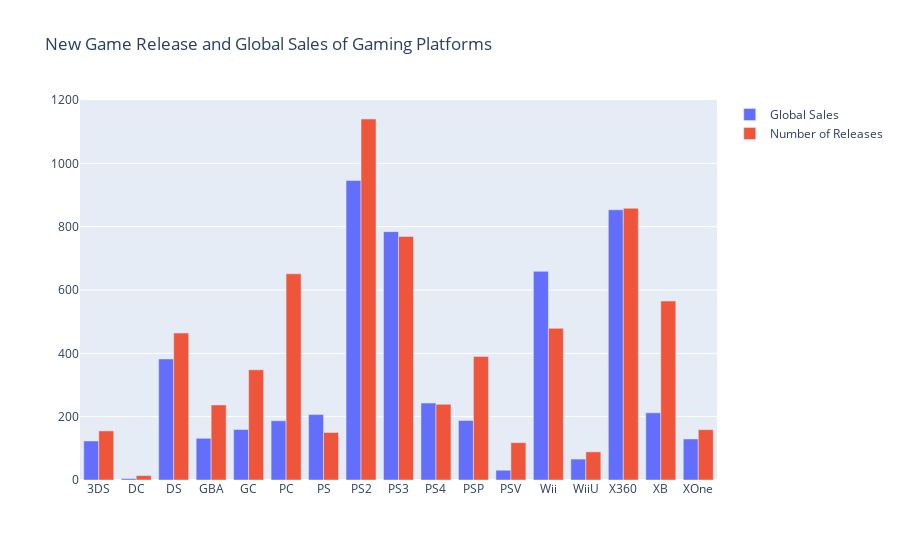

The code cell stored with this chart in its notebook:
### Code cell
trace_plat_sale = go.Bar(x = plat_data.index, 
                         y = plat_data["Global_Sales"],
                         name = "Global Sales")

trace_plat_release = go.Bar(x = plat_data.index, 
                            y = plat_data["Number_of_Release"], 
                            name = "Number of Releases")

bars = [trace_plat_sale, trace_plat_release]
layout2 = {"title" : "New Game Release and Global Sales of Gaming Platforms"}
fig2 = go.Figure(data = bars, layout = layout2)
iplot(fig2)

### Figure 1 — Plotly figure (JSON) as saved in the notebook; plotly's stock layout.template omitted (floating-point values rounded to 4 significant figures)
{"data": [{"name": "Global Sales", "type": "bar", "x": ["3DS", "DC", "DS", "GBA", "GC", "PC", "PS", "PS2", "PS3", "PS4", "PSP", "PSV", "Wii", "WiiU", "X360", "XB", "XOne"], "y": [123.2, 4.55, 382.3, 131.8, 159.4, 187.1, 206.6, 946.0, 784.3, 243.0, 187.9, 30.88, 659.0, 66.08, 853.3, 212.1, 129.6]}, {"name": "Number of Releases", "type": "bar", "x": ["3DS", "DC", "DS", "GBA", "GC", "PC", "PS", "PS2", "PS3", "PS4", "PSP", "PSV", "Wii", "WiiU", "X360", "XB", "XOne"], "y": [155, 14, 464, 237, 348, 651, 150, 1140, 769, 239, 390, 118, 479, 89, 858, 565, 159]}], "layout": {"title": {"text": "New Game Release and Global Sales of Gaming Platforms"}}}
